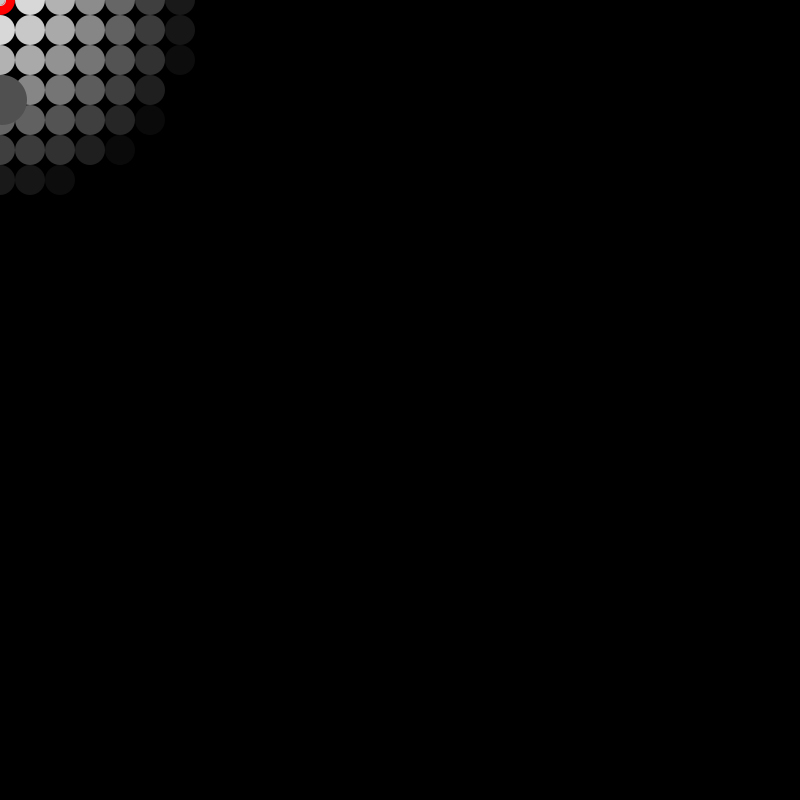
Frame 1 (no input)
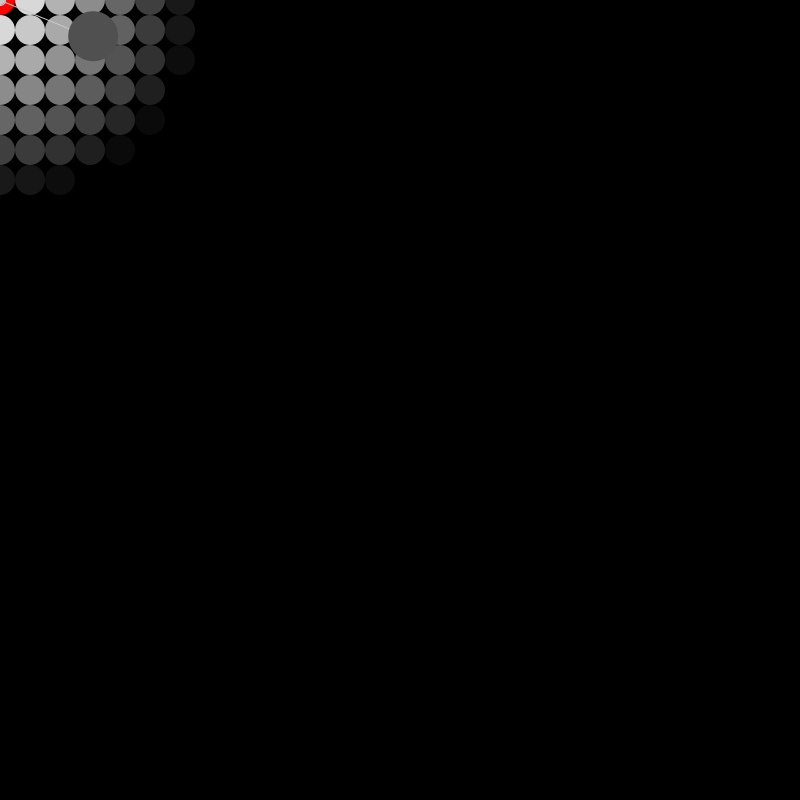
Frame 60 (the mouse pressed at the canvas centre just before this capture)
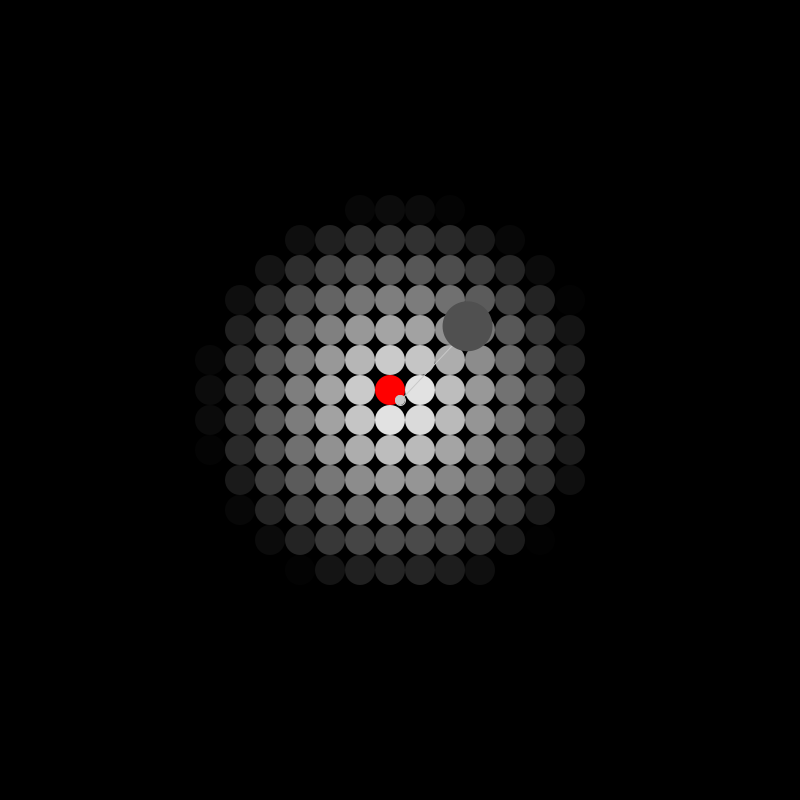
Frame 120 (the mouse held since frame 60 and released just before this capture)

The Processing sketch that drew these frames (run headless with seeded random() and noise(); from frame 60 on, the mouse is pressed at the canvas centre):

// Processing sketch: W5HW_tester1
// ── W5HW_tester1.pde
float x;
float y;
float xAngle;
float yAngle;
float xAmplitude;
float yAmplitude;
float xRate;
float yRate;

void setup() {

  size (800, 800);
  noStroke();

  xAngle = 0;
  yAngle = 0;
  xAmplitude = 100;
  yAmplitude = 100;
  xRate = 0.02;
  yRate = 0.02;
}

void draw () {
  //pushMatrix ();
  //translate (mouseX, mouseY);
  background(255);
  funStuff();
  fill(200);
  stroke(200);
  ellipse(mouseX, mouseY, 10, 10);  
  line(mouseX, mouseY, x, y);

  noStroke();

  xAngle += xRate;
  yAngle += yRate;
  x = mouseX + sin(xAngle) * xAmplitude;
  y = mouseY + cos(yAngle) * yAmplitude;
  fill(80);
  ellipse(x, y, 50, 50);
  //popMatrix ();
}

void funStuff () {
  background(0);
  fill(255);

  for (int i = 0; i < width; i+=30) {
    for (int j = 0; j < height; j+=30) {
      float d = dist(mouseX, mouseY, i, j);
      float c = map(d, 0, 200, 255, 0);
      fill(c);
      if (d < 15) {
        fill(255, 0, 0);
      }
      ellipse(i, j, 30, 30);
    }
  }
}
